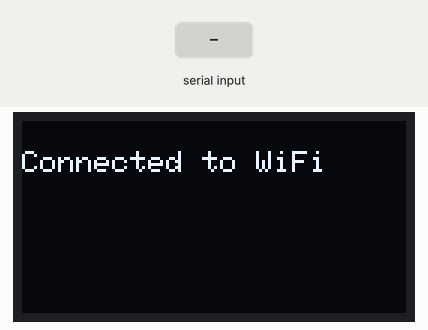
Bench run of a program on a simulated ESP32. Parts: 128×64 one-colour display. The inputs (shaded band) are chosen by the test bench. WiFi joins after 1.5 s; servers stay silent unless stated; uploads are accepted with an empty reply; what the program prints to the serial monitor is not drawn.

Above: at 3.3 s.
3.4 s: "1\n" received over the second serial link
At 4.9 s:
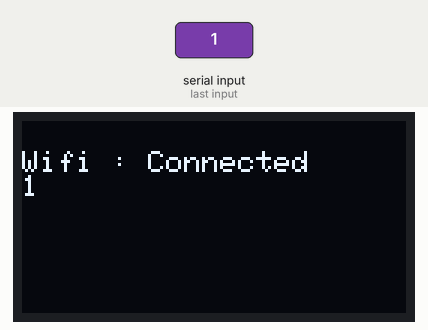
6.1 s: "0\n" received over the second serial link
At 7.6 s:
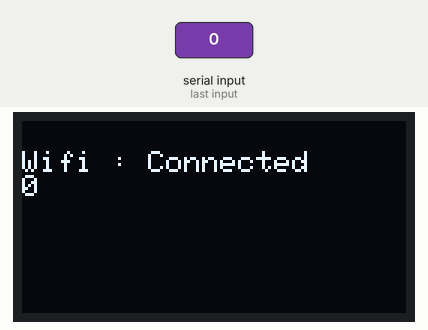
8.8 s: "2\n" received over the second serial link
Timing chart, 0 to 11.8 s (numbered marks = the images above; inputs shaded):
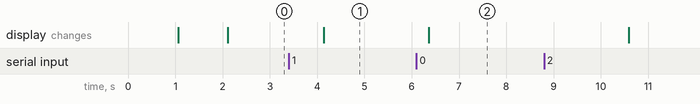

The program:

main.cpp
```cpp
#include <Arduino.h>
#include <WiFi.h>
#include <Wire.h>
#include <Adafruit_GFX.h>
#include <Adafruit_SSD1306.h>
#include <HTTPClient.h>

#define SCREEN_WIDTH 128 // OLED display width, in pixels
#define SCREEN_HEIGHT 64 // OLED display height, in pixels

// Declaration for an SSD1306 display connected to I2C (SDA, SCL pins)
Adafruit_SSD1306 display(SCREEN_WIDTH, SCREEN_HEIGHT, &Wire, -1);

HardwareSerial fromUno(2);

char c;
String dataIn;

const char *ssid = "KARAN";
const char *password = "12345679";

HTTPClient http;
String url = "http://192.168.20.45:3001/";

void displayData(String data)
{
  display.clearDisplay();

  display.setTextSize(1);
  display.setTextColor(WHITE);
  display.setCursor(0, 10);
  display.println(data);
  display.display();
}

String ifElse(String data, String name, String stat)
{
  if (data != " NAN")
  {
    Serial.println(name + " : " + data + " " + stat);
    return name + " : " + data + " " + stat + "\n";
  }
  else
  {
    Serial.println("Error get " + name);
    return "Error get " + name+ '\n';
  }
}

void seperator(String data)
{
  char charArray[data.length() + 1];              // Create a char array to store the string
  data.toCharArray(charArray, sizeof(charArray)); // Convert String to char array

  char *token = strtok(charArray, ","); // Tokenize the string based on comma delimiter
  int count = 0;

  String dataForDisplay = "";
  String jsonSend ="{\"fase\":";
  while (token != NULL)
  {
    switch (count)
    {
    case 1:
      dataForDisplay += String(token) +"\n";
      Serial.println(String(token));
      jsonSend +="\""+ String(token) + "\",";
      break;
    case 2:
      dataForDisplay += ifElse(String(token), "Voltage", "V");
      jsonSend += "\"voltage\":\""+ String(token) + "\",";
      break;
    case 3:
      dataForDisplay += ifElse(String(token), "Current", "A");
      jsonSend += "\"current\":\""+ String(token) + "\",";
      break;
    case 4:
      dataForDisplay += ifElse(String(token), "Power", "W");
      jsonSend += "\"power\":\"" + String(token) + "\",";
      break;
    case 5:
      dataForDisplay += ifElse(String(token), "Energy", "kWh");
      jsonSend += "\"energy\":\"" + String(token) + "\",";
      break;
    case 6:
      dataForDisplay += ifElse(String(token), "Power Factor", "pf");
      jsonSend += "\"pf\":\"" + String(token) + "\"";
      break;
    default:
      dataForDisplay += ifElse(String(token), "Wifi", "");
      break;
    }
    token = strtok(NULL, ","); // Get the next token
    count++;
  }
  jsonSend += "}";

  displayData(dataForDisplay);
  Serial.println(jsonSend);
  http.begin(url);
  http.addHeader("Content-Type", "application/json");
  int httpResponseCode = http.POST(jsonSend);

  if (httpResponseCode > 0) {
    Serial.print("HTTP Response code: ");
    Serial.println(httpResponseCode);
    String payload = http.getString();
    Serial.println(payload);
  }else{
    Serial.print("Error code: ");
    Serial.println(httpResponseCode);

  }

}

void setup()
{
  Serial.begin(19200);
  fromUno.begin(9600); // ini dari esp32
  if (!display.begin(SSD1306_SWITCHCAPVCC, 0x3C))
  { // Address 0x3D for 128x64
    Serial.println(F("SSD1306 allocation failed"));
    for (;;)
      ;
  }

  // Connect to WiFi
  WiFi.begin(ssid, password);
  while (WiFi.status() != WL_CONNECTED)
  {
    delay(1000);
    Serial.println("Connecting to WiFi...\n");
    fromUno.print("Connecting to WiFi...\n");
    displayData("Connecting to WiFi...");
  }
  Serial.println("Connected to WiFi\n");
  fromUno.print("Connected to WiFi\n");
  displayData("Connected to WiFi");
}

void loop()
{
  String wifiStatus = "";
  if (WiFi.status() == WL_CONNECTED)
  {
    Serial.println("WiFi Connected\n");
    fromUno.print("WiFi Connected\n");
    wifiStatus += "Connected";
    // delay(2000);
  }
  else
  {
    // toUnoWifiState.print("WiFi Disconnected\n");
    Serial.println("WiFi Disconnected\n");
    fromUno.print("WiFi Disconnected\n");
    wifiStatus += "Disconnected";
    // delay(2000);
  }

  while (fromUno.available())
  {
    c = fromUno.read();
    if (c != '\n')
    {
      dataIn += c;
    }
    else
    {
      break;
    }
  }

  if (c == '\n')
  {
    // Serial.println(dataIn);
    seperator(wifiStatus + "," +dataIn);
    // displayData(wifiStatus);
    c = 0;
    dataIn = "";
  }

  delay(2000);
}
```

Measured:
- after the input at 3.4 s, the display: changes after 0.74 s (image 1)
- after the input at 6.1 s, the display: changes after 0.26 s (image 2)
